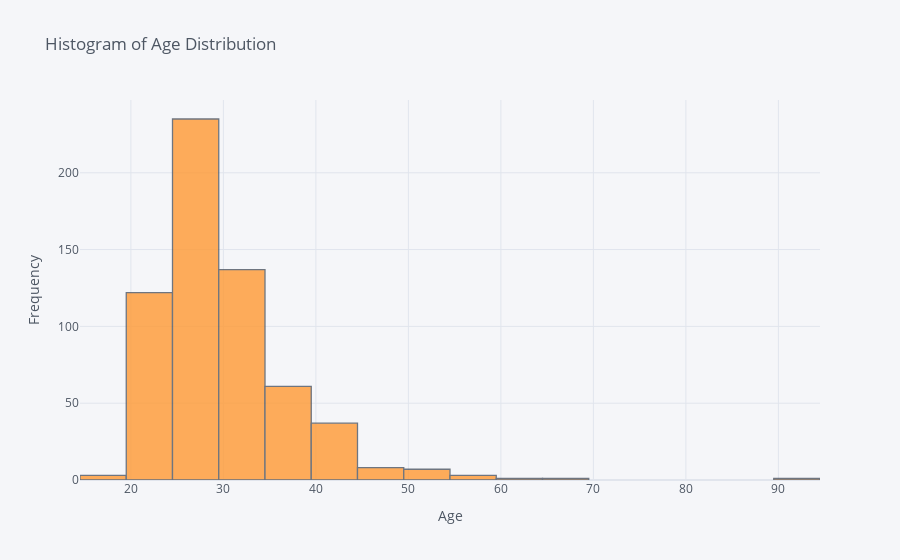

The code cell stored with this chart in its notebook:
### Code cell
import cufflinks as cf
cf.go_offline()
df_modified_with_salary['Age'].iplot(kind='hist', bins=20, xTitle='Age', yTitle='Frequency', title='Histogram of Age Distribution')

### Figure 1 — Plotly figure (JSON) as saved in the notebook; plotly's stock layout.template omitted (floating-point values rounded to 4 significant figures; data arrays with more than 128 entries replaced by an {"elided": "..."} marker saying what was removed)
{"data": [{"histfunc": "count", "histnorm": "", "marker": {"color": "rgba(255, 153, 51, 1.0)", "line": {"color": "#4D5663", "width": 1.3}}, "name": "Age", "nbinsx": 20, "opacity": 0.8, "orientation": "v", "type": "histogram", "x": {"elided": "616 int values"}}], "layout": {"barmode": "overlay", "legend": {"bgcolor": "#F5F6F9", "font": {"color": "#4D5663"}}, "paper_bgcolor": "#F5F6F9", "plot_bgcolor": "#F5F6F9", "title": {"font": {"color": "#4D5663"}, "text": "Histogram of Age Distribution"}, "xaxis": {"gridcolor": "#E1E5ED", "showgrid": true, "tickfont": {"color": "#4D5663"}, "title": {"font": {"color": "#4D5663"}, "text": "Age"}, "zerolinecolor": "#E1E5ED"}, "yaxis": {"gridcolor": "#E1E5ED", "showgrid": true, "tickfont": {"color": "#4D5663"}, "title": {"font": {"color": "#4D5663"}, "text": "Frequency"}, "zerolinecolor": "#E1E5ED"}}}
